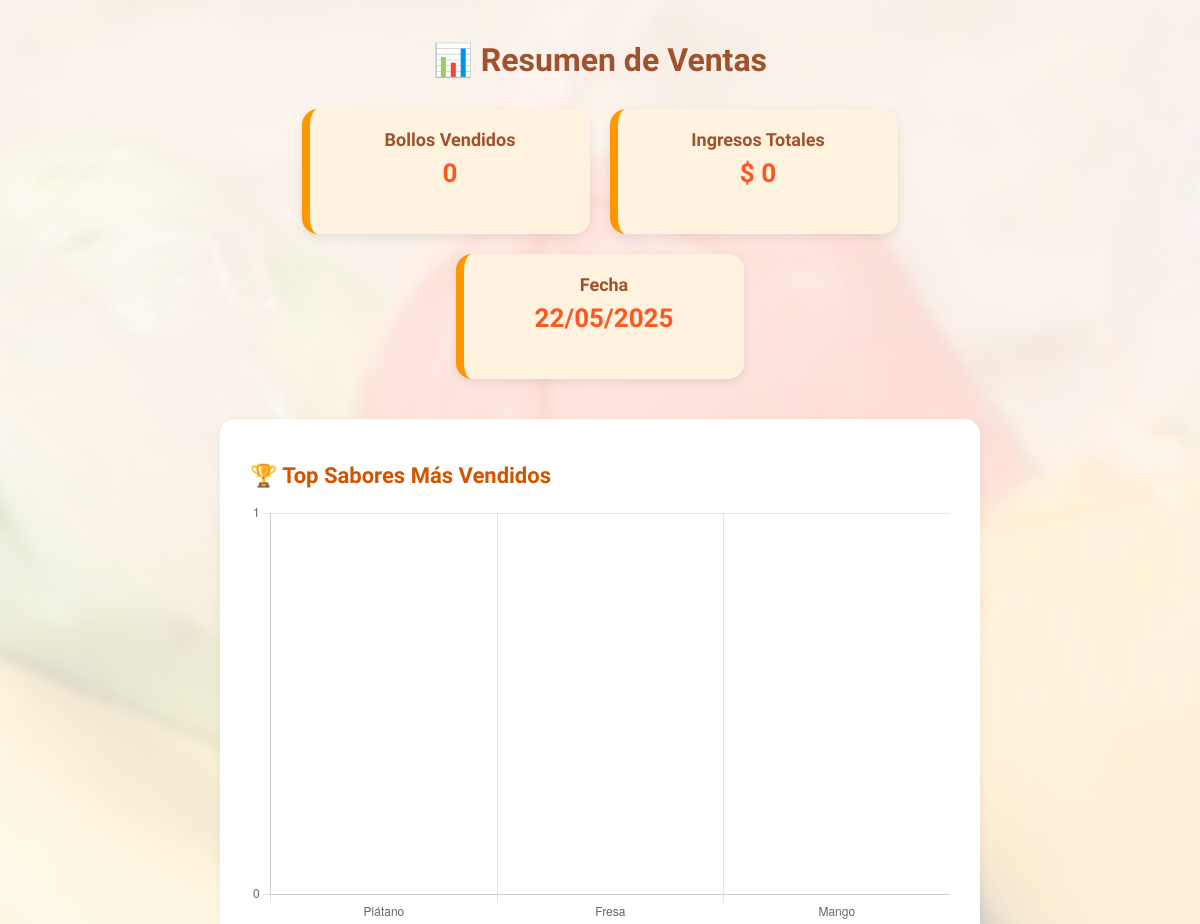
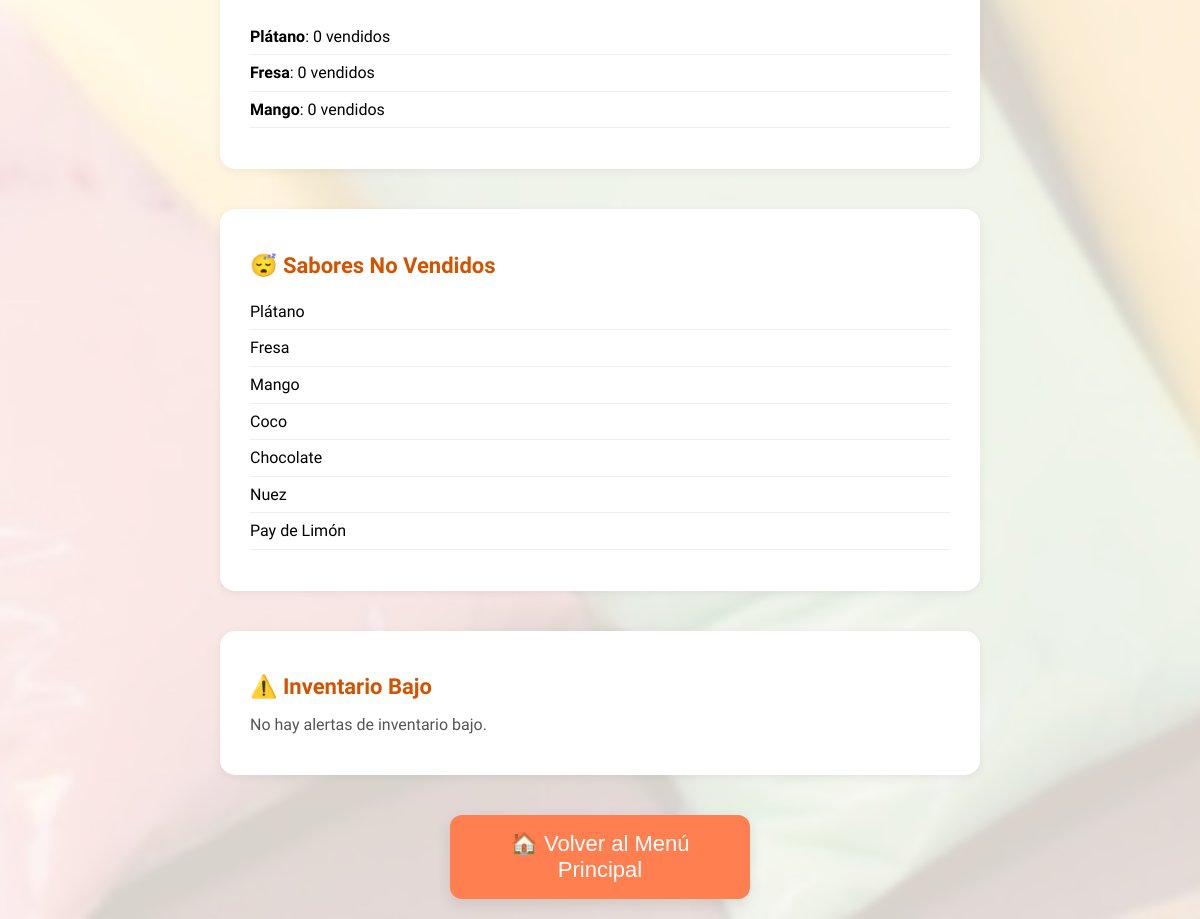
The page /resumen_ventas on the database its author committed (2 pictures, top to bottom).
### models.py (models this page shows)
class InventarioBollos(db.Model):
    __tablename__ = 'inventario_bollos'
    id = Column(Integer, primary_key=True)
    vendedora = Column(String(100), nullable=False)        # Nombre de la vendedora
    sabor = Column(String(50), nullable=False)              # Sabor del bollo
    cantidad_actual = Column(Integer, default=0)            # Cantidad disponible
    fecha_asignacion = Column(Date, nullable=False)         # Fecha en que se asignó el inventario

### app.py (the view)
@app.route('/resumen_ventas')
def resumen_ventas():
    vendedora = "Mary"
    hoy = date.today()
    sabores = [
        {"nombre": "Plátano", "precio": 15},
        {"nombre": "Fresa", "precio": 15},
        {"nombre": "Mango", "precio": 15},
        {"nombre": "Coco", "precio": 15},
        {"nombre": "Chocolate", "precio": 15},
        {"nombre": "Nuez", "precio": 17},
        {"nombre": "Pay de Limón", "precio": 17},
    ]
    resumen = []
    total_vendidos = 0
    total_ingresos = 0
    top_sabores = []
    sabores_sin_ventas = []
    sabores_bajo_inventario = []
    for s in sabores:
        nombre = s["nombre"]
        precio = s["precio"]
        vendidos = db.session.query(func.count(VentasBollos.id)).filter(
            VentasBollos.vendedora == vendedora,
            VentasBollos.sabor == nombre,
            func.date(VentasBollos.fecha_venta) == hoy
        ).scalar()
        ingresos = vendidos * precio
        total_vendidos += vendidos
        total_ingresos += ingresos
        inventario = InventarioBollos.query.filter_by(vendedora=vendedora, sabor=nombre).first()
        cantidad_restante = inventario.cantidad_actual if inventario else 0
        if vendidos == 0:
            sabores_sin_ventas.append(nombre)
        if cantidad_restante <= 3:
            sabores_bajo_inventario.append({
                "sabor": nombre,
                "restantes": cantidad_restante
            })
        resumen.append({
            "sabor": nombre,
            "vendidos": vendidos,
            "ingresos": ingresos,
            "precio": precio,
            "restantes": cantidad_restante
        })
    resumen_ordenado = sorted(resumen, key=lambda x: x["vendidos"], reverse=True)
    top_sabores = resumen_ordenado[:3]
    top_sabores_nombres = [s["sabor"] for s in top_sabores]
    top_sabores_valores = [s["vendidos"] for s in top_sabores]
    return render_template(
        'resumen_ventas.html',
        fecha=hoy.strftime('%d/%m/%Y'),
        vendedora=vendedora,
        total_vendidos=total_vendidos,
        total_ingresos=total_ingresos,
        resumen=resumen,
        top_sabores=top_sabores,
        sabores_no_vendidos=sabores_sin_ventas,
        inventario_bajo=sabores_bajo_inventario,
        top_sabores_nombres=top_sabores_nombres,
        top_sabores_valores=top_sabores_valores
    )

### templates/resumen_ventas.html (shortened to what this page needs)
<!DOCTYPE html>
<html lang="es">
<head>
    <link rel="stylesheet" href="{{ url_for('static', filename='css/style.css') }}">
</head>
<body class="fondo-inicio">
    <div class="contenedor-inicio">
        <h1 class="titulo-principal">📊 Resumen de Ventas</h1>
        <div class="resumen-estadisticas">
            <div class="tarjeta-estadistica">
                <h3>Bollos Vendidos</h3>
                <p>{{ total_vendidos }}</p>
            </div>
            <div class="tarjeta-estadistica">
                <h3>Ingresos Totales</h3>
                <p>$ {{ total_ingresos }}</p>
            </div>
            <div class="tarjeta-estadistica">
                <h3>Fecha</h3>
                <p>{{ fecha }}</p>
            </div>
        </div>
        <div class="seccion-secundaria">
            <h2>🏆 Top Sabores Más Vendidos</h2>
            <canvas id="graficaSabores" height="180"></canvas>
            <ul style="margin-top: 20px;">
                {% for item in top_sabores %}
                    <li><strong>{{ item.sabor }}</strong>: {{ item.vendidos }} vendidos</li>
                {% endfor %}
            </ul>
        </div>
        <div class="seccion-secundaria">
            <h2>😴 Sabores No Vendidos</h2>
            {% if sabores_no_vendidos %}
                <ul>
                    {% for sabor in sabores_no_vendidos %}
                        <li>{{ sabor }}</li>
                    {% endfor %}
                </ul>
            {% else %}
                <p>¡Todos los sabores tuvieron al menos una venta!</p>
            {% endif %}
        </div>
        <div class="seccion-secundaria">
            <h2>⚠️ Inventario Bajo</h2>
            {% if inventario_bajo %}
                <ul>
                    {% for item in inventario_bajo %}
                        <li>{{ item.sabor }}: {{ item.restantes }} restantes</li>
                    {% endfor %}
                </ul>
            {% else %}
                <p>No hay alertas de inventario bajo.</p>
            {% endif %}
        </div>
        <div style="margin-top: 40px;">
            <a href="/">
                <button class="menu-button">🏠 Volver al Menú Principal</button>
            </a>
        </div>
    </div>
    <script>
        const dataSabores = {
            labels: {{ top_sabores_nombres|tojson }},
            datasets: [{
                label: 'Cantidad Vendida',
                data: {{ top_sabores_valores|tojson }},
                backgroundColor: [
                    '#FFB74D', '#4DB6AC', '#BA68C8',
                    '#F06292', '#81C784', '#FFD54F', '#90CAF9'
                ],
                borderRadius: 10
            }]
        };
        const configSabores = {
            type: 'bar',
            data: dataSabores,
            options: {
                responsive: true,
                plugins: {
                    legend: { display: false },
                    tooltip: {
                        callbacks: {
                            label: context => `${context.parsed.y} vendidos`
                        }
                    }
                },
                scales: {
                    y: {
                        beginAtZero: true,
                        ticks: { stepSize: 1 }
                    }
                }
            }
        };
        new Chart(document.getElementById('graficaSabores'), configSabores);
    </script>
</body>
</html>

### static/css/style.css (style rules this page uses)
body { font-family: 'Quicksand', sans-serif; margin: 0; padding: 0; text-align: center; background-color: #fff8f0; overflow-x: hidden; }
h1, h2, h3 { color: #a0522d; }
body.fondo-inicio { position: relative; min-height: 100vh; }
body.fondo-inicio::before { content: ""; background-image: url("../img/fondo_inicio.jpg"); background-size: cover; background-position: center; background-repeat: no-repeat; position: fixed; top: 0; left: 0; height: 100%; width: 100%; z-index: -2; }
.contenedor-inicio { position: relative; z-index: 10; max-width: 800px; margin: auto; padding: 20px; }
.titulo-principal { font-size: 32px; margin-bottom: 30px; }
.menu-button { background-color: #ff7f50; color: white; font-size: 22px; padding: 16px 32px; border: none; border-radius: 12px; cursor: pointer; transition: transform 0.2s ease, background-color 0.3s ease; width: 100%; max-width: 300px; margin: 0 auto; box-shadow: 0px 5px 15px rgba(0, 0, 0, 0.1); }
.resumen-estadisticas { display: flex; flex-wrap: wrap; justify-content: center; gap: 20px; margin: 30px 0; }
.tarjeta-estadistica { background-color: #fff3e0; border-left: 8px solid #ff9800; padding: 20px 30px; border-radius: 16px; box-shadow: 0 4px 10px rgba(0,0,0,0.08); min-width: 220px; max-width: 260px; text-align: center; }
.tarjeta-estadistica h3 { margin: 0; font-size: 18px; color: #a0522d; }
.tarjeta-estadistica p { font-size: 26px; font-weight: bold; margin-top: 8px; color: #ff5722; }
.seccion-secundaria { background-color: #fff; margin-top: 40px; padding: 25px 30px; border-radius: 15px; box-shadow: 0 2px 10px rgba(0, 0, 0, 0.06); text-align: left; max-width: 700px; margin-left: auto; margin-right: auto; }
.seccion-secundaria h2 { color: #d35400; margin-bottom: 15px; font-size: 22px; }
.seccion-secundaria ul { list-style-type: none; padding-left: 0; font-size: 16px; line-height: 1.6; }
.seccion-secundaria li { padding: 5px 0; border-bottom: 1px solid #eee; }
.seccion-secundaria p { font-size: 16px; color: #555; }

### rows shown on the page
InventarioBollos: sabor "Plátano", vendidos "0"
InventarioBollos: sabor "Fresa", vendidos "0"
InventarioBollos: sabor "Mango", vendidos "0"
InventarioBollos: sabor "Coco"
InventarioBollos: sabor "Chocolate"
InventarioBollos: sabor "Nuez"
InventarioBollos: sabor "Pay de Limón"

### other values the page prints
{{ total_vendidos }} "0"
{{ total_ingresos }} "0"
chart data {{ top_sabores_valores|tojson }} [0, 0, 0]
